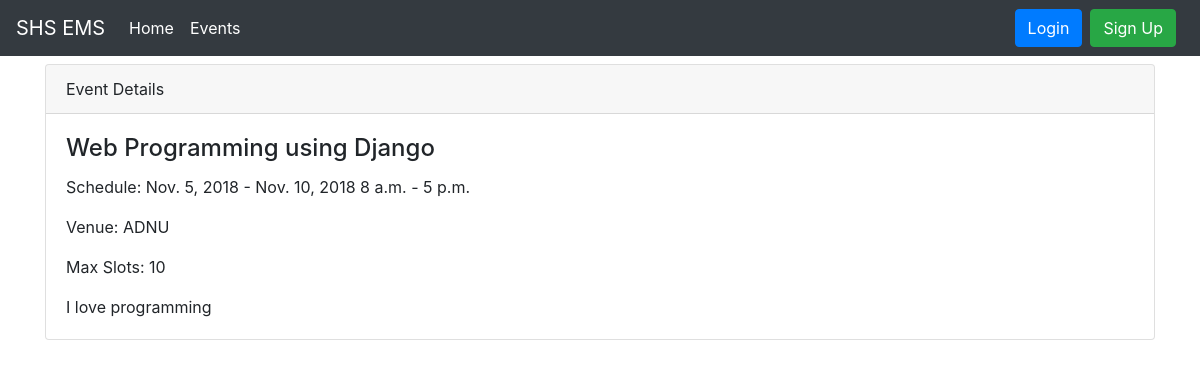
Page /events/1/ on the earlier database version.
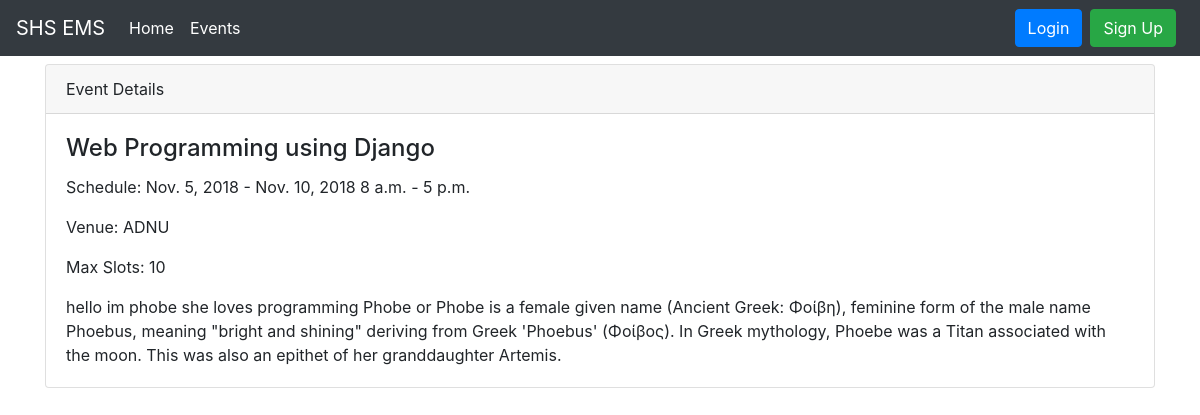
Same page on the later database version.
### events/models.py (models this page shows, shortened)
class Event(models.Model):
    name = models.CharField("Name of Event", max_length = 100, default = "")
    description = models.TextField("Description", max_length = 2000, blank = True)
    max_slots = models.IntegerField("Max Slots", blank = True, null = True)
    date_from = models.DateField("Start Date")
    date_to = models.DateField("End Date")
    time_from = models.TimeField("Start Time")
    time_to = models.TimeField("End Time")
    venue = models.CharField("Venue", max_length = 100)
    date_created = models.DateTimeField("Date Created", auto_now_add = True)
    creator = models.ForeignKey(to="users.Participant", on_delete = models.CASCADE)

### events/views.py (the view)
# urls.py: path("events/<int:pk>/", EventDetailView.as_view(), name="event_detail")
class EventDetailView(DetailView):
    model = Event
    template_name = "event_detail.html"
    context_object_name = "event"

### templates/event_detail.html (shortened to what this page needs)
{% extends 'base.html' %}
{% block content %}
<div class="card mt-2">
        <div class="card-header">
            Event Details
        </div>
        <div class="card-body">
          <h4 class="card-title">{{ event.name }}</h4>
          <p class="card-text">Schedule: {{ event.date_from }} - {{ event.date_to }} {{ event.time_from }} - {{ event.time_to }} </p>
          <p class="card-text">Venue: {{ event.venue }}</p>
          <p class="card-text">Max Slots: {{ event.max_slots }}</p>
          <p class="card-text">{{ event.description }}</p>
        </div>
      </div>
{% endblock %}

Differences in the rows shown:
changed Event "Web Programming using Django": description "I love programming" → "hello im phobe she loves programming Phobe or Phobe is a female given name (Ancient Greek: Φοίβη), feminine form of the male name Phoebus, meaning \"bright and shining\" deriving from Greek 'Phoebus' (Φοίβος). In Greek mythology, Phoebe was a Titan associated with the moon. This was also an epithet of her granddaughter Artemis."
